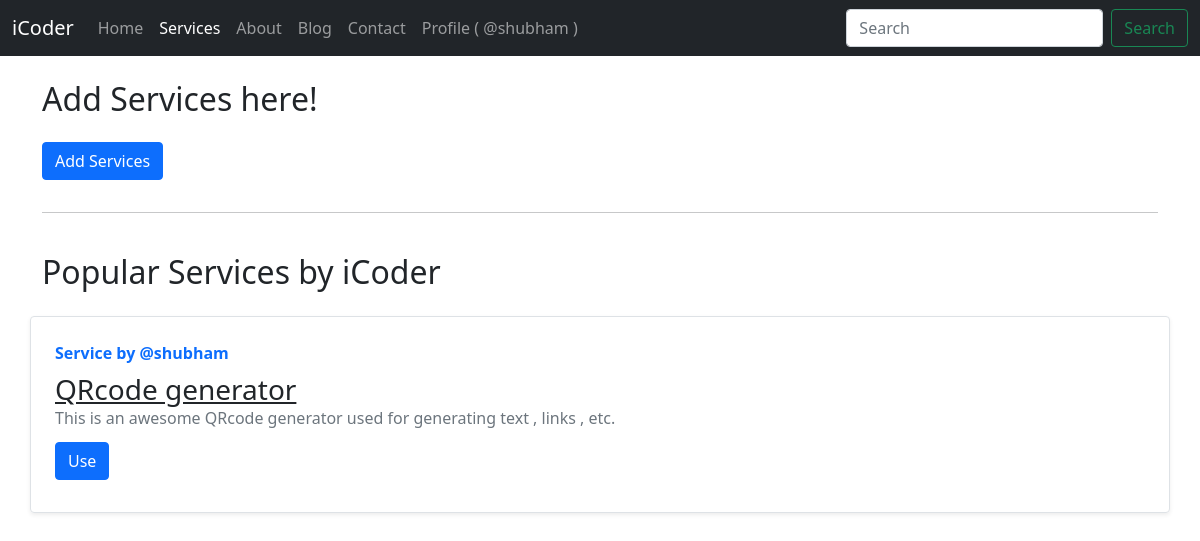
/services/ (signed in), run on an earlier commit of the app's database.
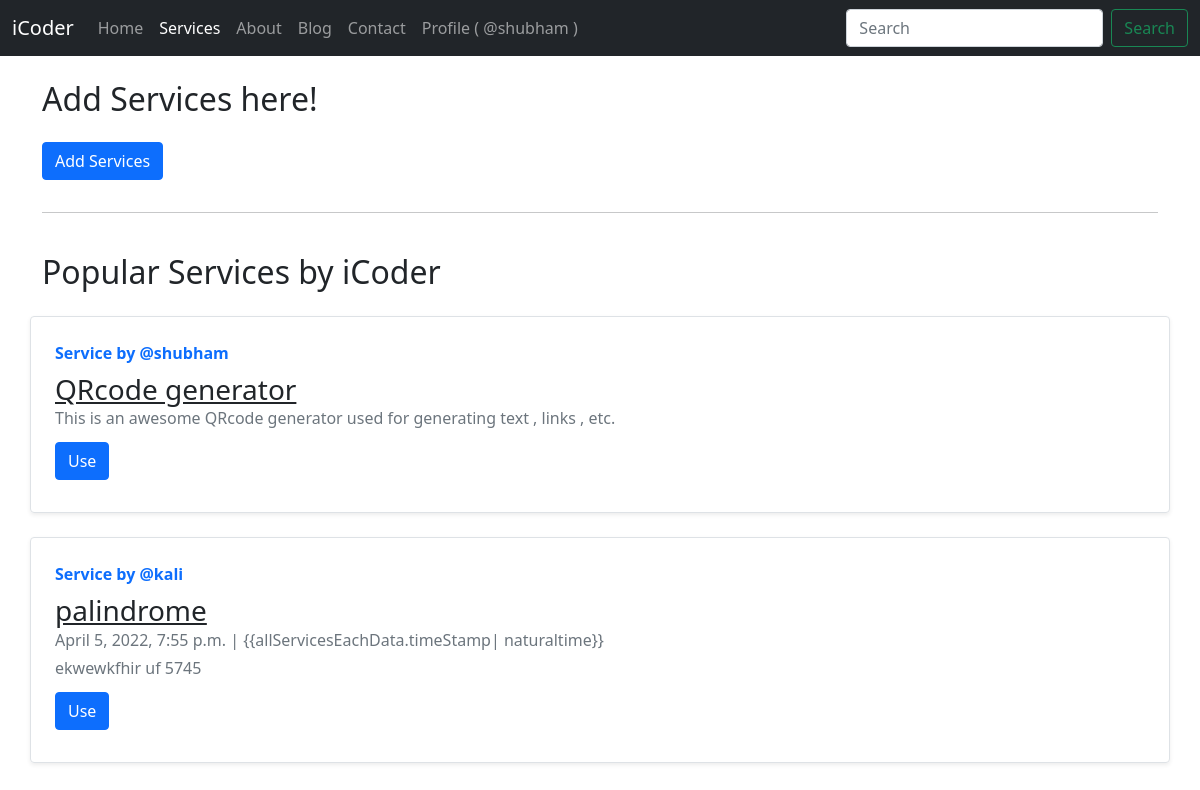
And on a later commit of the database.
### services/models.py (models this page shows, shortened)
class addService(models.Model):
    sno=models.AutoField(primary_key=True)
    title=models.CharField(max_length=255)
    author=models.CharField(max_length=20)
    SlugField = AutoSlugField(populate_from='title',unique=True,null=True,default=None)
    timeStamp=models.DateTimeField(default=now)
    description=models.TextField()
    code=models.TextField()

### services/views.py (the view)
# urls.py: path('services/', include('services.urls'),name='services'),
def services(request):
    allServices = addService.objects.all()
    context = {'allServices': allServices}
    return render(request, "services/services.html",context)

### templates/services/services.html (shortened to what this page needs)
{% extends 'base.html' %}
{% load humanize %}
{% block serviceActive %}active{% endblock serviceActive %}
{% block body %}
{% if user.is_authenticated %}
<div class="container my-3 py-2">
    <h2>Add Services here!</h2>
    <a href="addServices/"><button type="button" class="btn btn-primary my-3">Add Services</button></a>
    <hr>
    <br>
    <h2>Popular Services by iCoder</h2>
    <div
        class="row no-gutters border rounded overflow-hidden flex-md-row mb-4 shadow-sm h-md-250 my-4 position-relative">
        <div class="col p-4 d-flex flex-column position-static">
            <strong class="d-inline-block mb-2 text-primary">Service by @shubham</strong>
            <h3 class="mb-0"><a class="text-dark" href="qrcode/">QRcode generator</a></h3>
            <div class="mb-1 text-muted">This is an awesome QRcode generator used for generating text , links , etc. </div>
            <div class="my-2">
                <a href="qrcode/" role="button" class="btn btn-primary">Use</a>
            </div>
        </div>
    </div>
    {% for allServicesEachData in allServices %}
    <div
        class="row no-gutters border rounded overflow-hidden flex-md-row mb-4 shadow-sm h-md-250 my-4 position-relative">
        <div class="col p-4 d-flex flex-column position-static">
            <strong class="d-inline-block mb-2 text-primary">Service by @{{allServicesEachData.author}}</strong>
            <h3 class="mb-0"><a class="text-dark" href="#">{{allServicesEachData.title}}</a></h3>
            <div class="mb-1 text-muted">{{allServicesEachData.timeStamp}} | {{allServicesEachData.timeStamp|
                naturaltime}}</div>
            <div class="mb-1 text-muted">{{allServicesEachData.description}}</div>
            <div class="my-2">
                <a href="#" role="button" class="btn btn-primary">Use</a>
            </div>
        </div>
        {% endfor %}
    </div>
    {% endif %}
    {% endblock body %}

What changed in the data, as far as the page shows it:
added addService: author "kali", title "palindrome", timeStamp "April 5, 2022, 7:55 p.m.", description "ekwewkfhir uf 5745"
